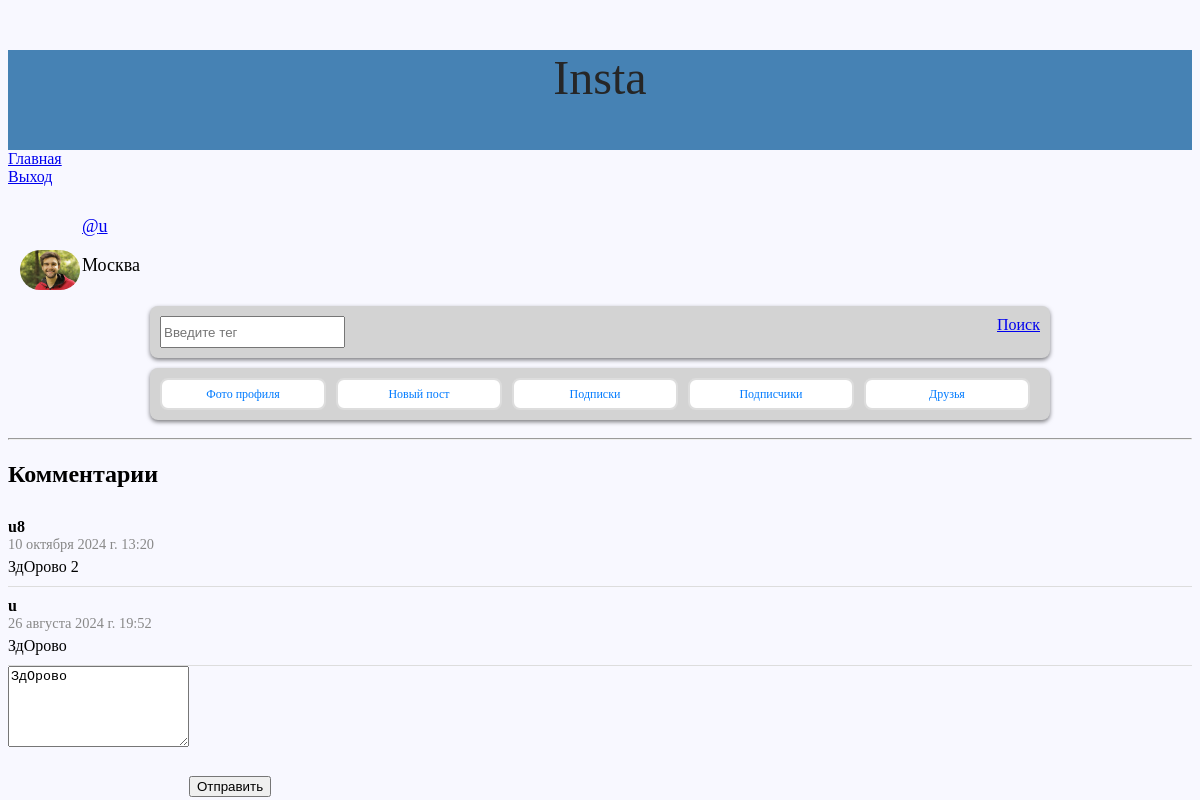
The page /add_comment/21/ (signed in) on the database its author committed.
### photo_app/models.py (models this page shows, shortened)
class User(AbstractUser):
    email_validator = EmailValidator()
    phone_number = models.CharField(max_length=12, blank=True)
    email = models.EmailField(
        ("email address"),
        unique=False,
        blank=False,
        null=False,
        validators=[email_validator],
    )
    sity = models.CharField(max_length=12, blank=True)
    profile_picture = models.ImageField(
        upload_to="profile_pics/", blank=True, verbose_name="Фото профиля"
    )
    on_the_list = models.BooleanField(default=False)

class Comment(models.Model):
    post = models.ForeignKey(Post, related_name="comments", on_delete=models.CASCADE)
    author = models.ForeignKey(User, on_delete=models.CASCADE)
    text = models.TextField()
    created_at = models.DateTimeField(auto_now_add=True)
    class Meta:
        ordering = ["-created_at"]
    def __str__(self):
        return self.text[:50]  # Показать первые 50 символов

### photo_app/views.py (the view)
# urls.py: path("add_comment/<int:post_id>/", add_comment, name="add_comment"),
def add_comment(request, post_id):
    if not request.user.is_authenticated:
        return redirect("register")
    print(post_id, "<< -- post_id")
    try:
        post = Post.objects.get(id=post_id)
        if request.method == "POST":
            form = CommentForm(request.POST)
            comment, created = Comment.objects.update_or_create(
                post=post, author=request.user, text=request.POST.get("comment")
            )
            if created:
                print("Комментарий был создан.")
            else:
                print("Комментарий был обновлен.")
            return redirect("user_profile", post.author)
        else:
            form = CommentForm()
            comments = Comment.objects.filter(post=post)
            print(comments, "< -- Comment")
    except Exception as e:
        print(e)
    return render(
        request,
        "other/comment_form.html",
        {
            "form": form,
            "comments": comments,
            "post": post,
        },
    )

### photo_app/forms.py
class CommentForm(forms.ModelForm):
    class Meta:
        model = Comment
        fields = ["text"]

### photo_app/context_processors/context.py (called while the page is built)
def cart_user(request):
    if request.user.is_authenticated:
        username = User.objects.get(username=request.user.username)
        user_notification_komy = username.notification_komy.filter(
            is_read=False
        ).exists()
        if user_notification_komy:
            print("ЕСТЬ УВЕДОМЛЕНИЯ")
            notification = True
        else:
            print("НЕТ УВЕДОЛЕНИЙ")
            notification = False
        return {"user_context": username, "notification": notification}
    return {"x": 0}

def count_like(request):
    return {"count_like": 7777777}

### photo_app/templates/other/comment_form.html (shortened to what this page needs)
{% extends 'other/main.html' %}
{% block content %}
  <h2>Комментарии</h2>
  {% if comments %}
    <div id="comments">
      {% for comment in comments %}
        <div class="comment">
          <div class="author">{{ comment.author.username }}</div>
          <div class="created_at">{{ comment.created_at }}</div>
          <div class="text">{{ comment.text }}</div>
        </div>
      {% endfor %}
    </div>
  {% else %}
    <p>Комментариев нет.</p>
  {% endif %}
  {% if request.user != post.author %}
    <div class="form">
      <form method="POST" action="">
        <textarea name="comment" id="comment_text" rows="5" placeholder="Отзыв">ЗдОрово</textarea>
        <input type="submit" value="Отправить" class="button_form" />
      </form>
    </div>
  {% endif %}
{% endblock %}

### photo_app/templates/other/cart_user.html (shortened to what this page needs)
<div class="user-widget">
  {% if user_context.profile_picture %}
    <div>
      <img class="user-widget-img" src="{{ user_context.profile_picture.url }}" alt="фото" width="50px" />
    </div>
  {% else %}
    <div>
      <img class="user-widget-img" src="/static/img/head.png" alt="фото" width="50" />
    </div>
  {% endif %}
  <div class="user-widget-info">
    <p class="user-widget-info-name">
      <a class="href_widget" href="{% url 'user_profile' user_context %}">@{{ user_context }}</a>
    </p>
    {% if user.sity != '' %}
      <p class="user-widget-info-title">{{ user_context.sity }}</p>
    {% endif %}
  </div>
</div>

### photo_app/templates/other/cart_user.html (style rules this page uses)
.user-widget-info, .href_widget { font-size: 1.5vw; }
.user-widget-img { border-radius: 50px; width: clamp(5vw, 2vw, 3.5vw); }
.user-widget { width: clamp(1.5vw, 1.5vw, 2.5vw); margin: 1vw; display: flex; align-items: flex-end; gap: 2px; }

### photo_app/templates/other/comment_form.html (style rules this page uses)
.comment { border-bottom: 1px solid #ddd; padding: 10px 0; }
.comment .author { font-weight: bold; }
.comment .created_at { color: #888; font-size: 0.9em; }
.comment .text { margin-top: 5px; }
.button_form { position: absolute; transform: translate(0px, 110px); }

### photo_app/templates/other/main.html (style rules this page uses)
a { width: fit-content; }
body { background-color: ghostwhite; }

### rows shown on the page
User: profile_picture (picture), username "u", sity "Москва"
Comment: author.username "u8", created_at "10 октября 2024 г. 13:20", text "ЗдОрово 2"
Comment: author.username "u", created_at "26 августа 2024 г. 19:52", text "ЗдОрово"
